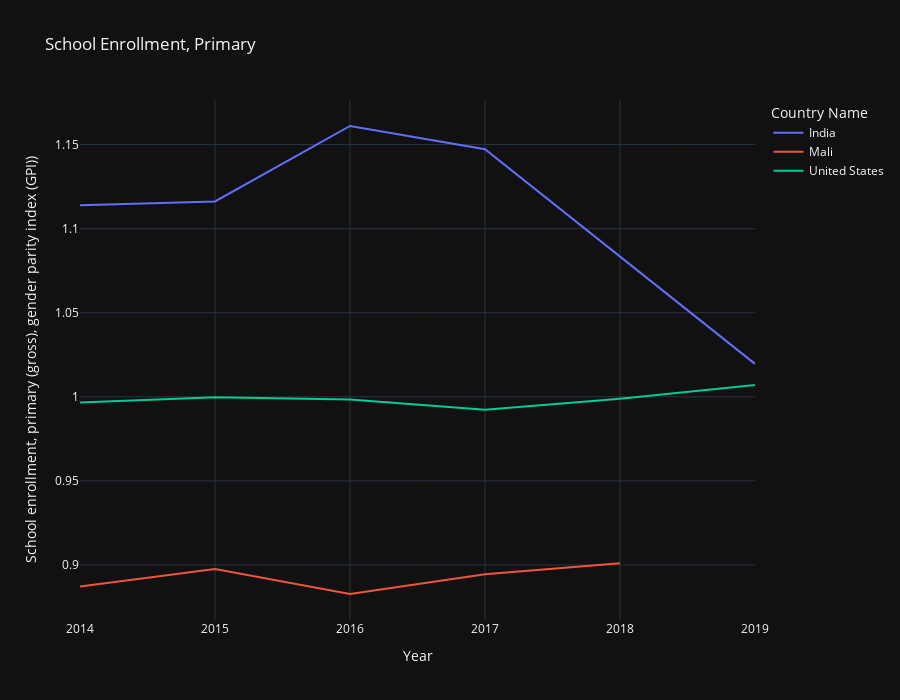

The code cell stored with this chart in its notebook:
### Code cell
fig = px.line(
    df_edu_primary,
    x= "Year",
    labels={"value":"School enrollment, primary (gross), gender parity index (GPI))"},
    y= "value",
    height= 700,
    color= "Country Name",
    template=list(plotly.io.templates.keys())[5],
    title= "School Enrollment, Primary"
)

fig.show()

### Figure 1 — Plotly figure (JSON) as saved in the notebook; plotly's stock layout.template omitted (floating-point values rounded to 4 significant figures)
{"data": [{"hovertemplate": "Country Name=India<br>Year=%{x}<br>School enrollment, primary (gross), gender parity index (GPI))=%{y}<extra></extra>", "legendgroup": "India", "line": {"color": "#636efa", "dash": "solid"}, "marker": {"symbol": "circle"}, "mode": "lines", "name": "India", "orientation": "v", "showlegend": true, "type": "scatter", "x": [2014, 2015, 2016, 2017, 2019], "xaxis": "x", "y": [1.114, 1.116, 1.161, 1.147, 1.02], "yaxis": "y"}, {"hovertemplate": "Country Name=Mali<br>Year=%{x}<br>School enrollment, primary (gross), gender parity index (GPI))=%{y}<extra></extra>", "legendgroup": "Mali", "line": {"color": "#EF553B", "dash": "solid"}, "marker": {"symbol": "circle"}, "mode": "lines", "name": "Mali", "orientation": "v", "showlegend": true, "type": "scatter", "x": [2014, 2015, 2016, 2017, 2018], "xaxis": "x", "y": [0.8872, 0.8975, 0.8827, 0.8945, 0.901], "yaxis": "y"}, {"hovertemplate": "Country Name=United States<br>Year=%{x}<br>School enrollment, primary (gross), gender parity index (GPI))=%{y}<extra></extra>", "legendgroup": "United States", "line": {"color": "#00cc96", "dash": "solid"}, "marker": {"symbol": "circle"}, "mode": "lines", "name": "United States", "orientation": "v", "showlegend": true, "type": "scatter", "x": [2014, 2015, 2016, 2017, 2018, 2019], "xaxis": "x", "y": [0.9966, 0.9998, 0.9983, 0.9923, 0.9988, 1.007], "yaxis": "y"}], "layout": {"height": 700, "legend": {"title": {"text": "Country Name"}, "tracegroupgap": 0}, "title": {"text": "School Enrollment, Primary"}, "xaxis": {"anchor": "y", "domain": [0, 1], "title": {"text": "Year"}}, "yaxis": {"anchor": "x", "domain": [0, 1], "title": {"text": "School enrollment, primary (gross), gender parity index (GPI))"}}}}
